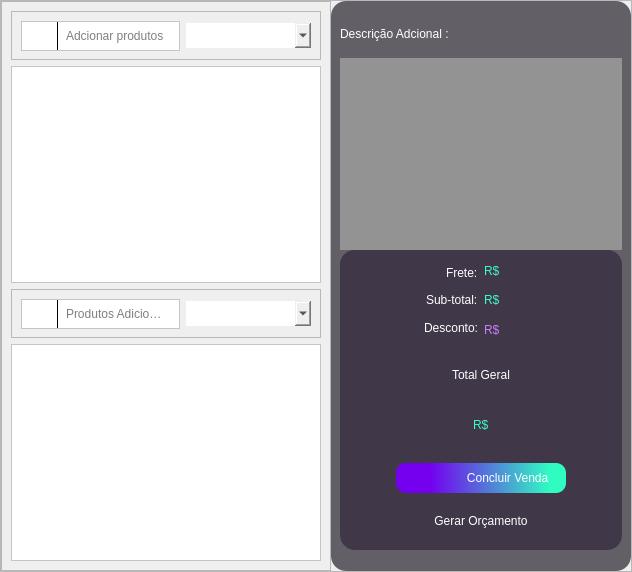
               <widget class="QFrame" name="frame_27">
                <property name="maximumSize">
                 <size>
                  <width>16777215</width>
                  <height>16777215</height>
                 </size>
                </property>
                <property name="frameShape">
                 <enum>QFrame::StyledPanel</enum>
                </property>
                <property name="frameShadow">
                 <enum>QFrame::Raised</enum>
                </property>
                <layout class="QHBoxLayout" name="horizontalLayout_16">
                 <property name="spacing">
                  <number>0</number>
                 </property>
                 <property name="leftMargin">
                  <number>0</number>
                 </property>
                 <property name="topMargin">
                  <number>0</number>
                 </property>
                 <property name="rightMargin">
                  <number>0</number>
                 </property>
                 <property name="bottomMargin">
                  <number>0</number>
                 </property>
                 <item>
                  <widget class="QFrame" name="frame_28">
                   <property name="frameShape">
                    <enum>QFrame::StyledPanel</enum>
                   </property>
                   <property name="frameShadow">
                    <enum>QFrame::Raised</enum>
                   </property>
                   <layout class="QVBoxLayout" name="verticalLayout_6">
                    <item>
                     <widget class="QFrame" name="frame_38">
                      <property name="frameShape">
                       <enum>QFrame::StyledPanel</enum>
                      </property>
                      <property name="frameShadow">
                       <enum>QFrame::Raised</enum>
                      </property>
                      <layout class="QHBoxLayout" name="horizontalLayout_19">
                       <property name="bottomMargin">
                        <number>8</number>
                       </property>
                       <item>
                        <widget class="QFrame" name="frame_30">
                         <property name="minimumSize">
                          <size>
                           <width>0</width>
                           <height>30</height>
                          </size>
                         </property>
                         <property name="maximumSize">
                          <size>
                           <width>16777215</width>
                           <height>40</height>
                          </size>
                         </property>
                         <property name="styleSheet">
                          <string notr="true">background-color:white;
color:black;</string>
                         </property>
                         <property name="frameShape">
                          <enum>QFrame::StyledPanel</enum>
                         </property>
                         <property name="frameShadow">
                          <enum>QFrame::Raised</enum>
                         </property>
                         <layout class="QHBoxLayout" name="horizontalLayout_18">
                          <property name="topMargin">
                           <number>0</number>
                          </property>
                          <property name="bottomMargin">
                           <number>0</number>
                          </property>
                          <item>
                           <widget class="QLabel" name="label_33">
                            <property name="minimumSize">
                             <size>
                              <width>20</width>
                              <height>20</height>
                             </size>
                            </property>
                            <property name="maximumSize">
                             <size>
                              <width>20</width>
                              <height>20</height>
                             </size>
                            </property>
                            <property name="styleSheet">
                             <string notr="true">border-image: url(:/iconteste/icons/loupe (1).png);
border-radius:12px;</string>
                            </property>
                            <property name="text">
                             <string/>
                            </property>
                           </widget>
                          </item>
                          <item>
                           <widget class="Line" name="line">
                            <property name="minimumSize">
                             <size>
                              <width>1</width>
                              <height>25</height>
                             </size>
                            </property>
                            <property name="maximumSize">
                             <size>
                              <width>1</width>
                              <height>16777215</height>
                             </size>
                            </property>
                            <property name="styleSheet">
                             <string notr="true">background-color:black;	</string>
                            </property>
                            <property name="orientation">
                             <enum>Qt::Vertical</enum>
                            </property>
                           </widget>
                          </item>
                          <item>
                           <widget class="QLineEdit" name="lineEdit">
                            <property name="minimumSize">
                             <size>
                              <width>0</width>
                              <height>25</height>
                             </size>
                            </property>
                            <property name="styleSheet">
                             <string notr="true">background-color:white;
font: 12pt &quot;MS Shell Dlg 2&quot;;
color:black;
border-radius:10px;</string>
                            </property>
                            <property name="placeholderText">
                             <string>Adcionar produtos</string>
                            </property>
                           </widget>
                          </item>
                         </layout>
                        </widget>
                       </item>
                       <item>
                        <widget class="QComboBox" name="comboBox_4">
                         <property name="minimumSize">
                          <size>
                           <width>125</width>
                           <height>25</height>
                          </size>
                         </property>
                         <property name="styleSheet">
                          <string notr="true">QComboBox {
	border: transparent;

}
QComboBox::drop-down:button{
border:transparent; background:transparent;
border-image: url(:/iconteste/icons/arrow-white.png);
width: 14,px;
height: 14px;
padding-top:1px;
margin-top:3px;

}

QComboBox QAbstractItemView{
	
	border:1px solid black;
	border-radius:0px;
 
	
}
</string>
                         </property>
                        </widget>
                       </item>
                      </layout>
                     </widget>
                    </item>
                    <item>
                     <widget class="QTableWidget" name="tableWidget_3">
                      <property name="styleSheet">
                       <string notr="true">background-color:white;
color:black;</string>
                      </property>
                     </widget>
                    </item>
                    <item>
                     <widget class="QFrame" name="frame_48">
                      <property name="frameShape">
                       <enum>QFrame::StyledPanel</enum>
                      </property>
                      <property name="frameShadow">
                       <enum>QFrame::Raised</enum>
                      </property>
                      <layout class="QHBoxLayout" name="horizontalLayout_27">
                       <property name="bottomMargin">
                        <number>8</number>
                       </property>
                       <item>
                        <widget class="QFrame" name="frame_49">
                         <property name="minimumSize">
                          <size>
                           <width>0</width>
                           <height>30</height>
                          </size>
                         </property>
                         <property name="maximumSize">
                          <size>
                           <width>16777215</width>
                           <height>40</height>
                          </size>
                         </property>
                         <property name="styleSheet">
                          <string notr="true">background-color:white;
color:black;</string>
                         </property>
                         <property name="frameShape">
                          <enum>QFrame::StyledPanel</enum>
                         </property>
                         <property name="frameShadow">
                          <enum>QFrame::Raised</enum>
                         </property>
                         <layout class="QHBoxLayout" name="horizontalLayout_28">
                          <property name="topMargin">
                           <number>0</number>
                          </property>
                          <property name="bottomMargin">
                           <number>0</number>
                          </property>
                          <item>
                           <widget class="QLabel" name="label_47">
                            <property name="minimumSize">
                             <size>
                              <width>20</width>
                              <height>20</height>
                             </size>
                            </property>
                            <property name="maximumSize">
                             <size>
                              <width>20</width>
                              <height>20</height>
                             </size>
                            </property>
                            <property name="styleSheet">
                             <string notr="true">border-image: url(:/iconteste/icons/loupe (1).png);
border-radius:12px;</string>
                            </property>
                            <property name="text">
                             <string/>
                            </property>
                           </widget>
                          </item>
                          <item>
                           <widget class="Line" name="line_3">
                            <property name="minimumSize">
                             <size>
                              <width>1</width>
                              <height>25</height>
                             </size>
                            </property>
                            <property name="maximumSize">
                             <size>
                              <width>1</width>
                              <height>16777215</height>
                             </size>
                            </property>
                            <property name="styleSheet">
                             <string notr="true">background-color:black;	</string>
                            </property>
                            <property name="orientation">
                             <enum>Qt::Vertical</enum>
                            </property>
                           </widget>
                          </item>
                          <item>
                           <widget class="QLineEdit" name="lineEdit_3">
                            <property name="minimumSize">
                             <size>
                              <width>0</width>
                              <height>25</height>
                             </size>
                            </property>
                            <property name="styleSheet">
                             <string notr="true">background-color:white;
font: 12pt &quot;MS Shell Dlg 2&quot;;
color:black;
border-radius:10px;</string>
                            </property>
                            <property name="placeholderText">
                             <string>Produtos Adicionados</string>
                            </property>
                           </widget>
                          </item>
                         </layout>
                        </widget>
                       </item>
                       <item>
                        <widget class="QComboBox" name="comboBox_5">
                         <property name="minimumSize">
                          <size>
                           <width>125</width>
                           <height>25</height>
                          </size>
                         </property>
                         <property name="styleSheet">
                          <string notr="true">QComboBox {
	border: transparent;

}
QComboBox::drop-down:button{
border:transparent; background:transparent;
border-image: url(:/iconteste/icons/arrow-white.png);
width: 14,px;
height: 14px;
padding-top:1px;
margin-top:3px;

}

QComboBox QAbstractItemView{
	
	border:1px solid black;
	border-radius:0px;
 
	
}
</string>
                         </property>
                        </widget>
                       </item>
                      </layout>
                     </widget>
                    </item>
                    <item>
                     <widget class="QListWidget" name="listWidget">
                      <property name="styleSheet">
                       <string notr="true">background-color:white;
color:black;</string>
                      </property>
                     </widget>
                    </item>
                   </layout>
                  </widget>
                 </item>
                 <item>
                  <widget class="QFrame" name="frame_29">
                   <property name="minimumSize">
                    <size>
                     <width>300</width>
                     <height>0</height>
                    </size>
                   </property>
                   <property name="maximumSize">
                    <size>
                     <width>350</width>
                     <height>16777215</height>
                    </size>
                   </property>
                   <property name="styleSheet">
                    <string notr="true">color: white;
background-color:#625f66;
border-radius:15px;</string>
                   </property>
                   <property name="frameShape">
                    <enum>QFrame::StyledPanel</enum>
                   </property>
                   <property name="frameShadow">
                    <enum>QFrame::Raised</enum>
                   </property>
                   <layout class="QVBoxLayout" name="verticalLayout_8">
                    <property name="spacing">
                     <number>0</number>
                    </property>
                    <property name="topMargin">
                     <number>0</number>
                    </property>
                    <property name="rightMargin">
                     <number>9</number>
                    </property>
                    <property name="bottomMargin">
                     <number>21</number>
                    </property>
                    <item alignment="Qt::AlignTop">
                     <widget class="QFrame" name="frame_37">
                      <property name="maximumSize">
                       <size>
                        <width>16777215</width>
                        <height>400</height>
                       </size>
                      </property>
                      <property name="frameShape">
                       <enum>QFrame::StyledPanel</enum>
                      </property>
                      <property name="frameShadow">
                       <enum>QFrame::Raised</enum>
                      </property>
                      <layout class="QVBoxLayout" name="verticalLayout_18">
                       <property name="spacing">
                        <number>17</number>
                       </property>
                       <property name="leftMargin">
                        <number>0</number>
                       </property>
                       <property name="topMargin">
                        <number>26</number>
                       </property>
                       <property name="rightMargin">
                        <number>0</number>
                       </property>
                       <property name="bottomMargin">
                        <number>0</number>
                       </property>
                       <item>
                        <widget class="QLabel" name="label">
                         <property name="maximumSize">
                          <size>
                           <width>400</width>
                           <height>25</height>
                          </size>
                         </property>
                         <property name="text">
                          <string>Descrição Adcional :</string>
                         </property>
                        </widget>
                       </item>
                       <item>
                        <widget class="QPlainTextEdit" name="plainTextEdit">
                         <property name="maximumSize">
                          <size>
                           <width>400</width>
                           <height>200</height>
                          </size>
                         </property>
                         <property name="styleSheet">
                          <string notr="true">background-color: rgb(147, 147, 147);
border-radius:0px;</string>
                         </property>
                        </widget>
                       </item>
                      </layout>
                     </widget>
                    </item>
                    <item>
                     <widget class="QFrame" name="frame_31">
                      <property name="minimumSize">
                       <size>
                        <width>0</width>
                        <height>300</height>
                       </size>
                      </property>
                      <property name="maximumSize">
                       <size>
                        <width>16777215</width>
                        <height>4000</height>
                       </size>
                      </property>
                      <property name="styleSheet">
                       <string notr="true">background-color:#403749;</string>
                      </property>
                      <property name="frameShape">
                       <enum>QFrame::StyledPanel</enum>
                      </property>
                      <property name="frameShadow">
                       <enum>QFrame::Raised</enum>
                      </property>
                      <layout class="QVBoxLayout" name="verticalLayout_10">
                       <property name="spacing">
                        <number>0</number>
                       </property>
                       <property name="leftMargin">
                        <number>0</number>
                       </property>
                       <property name="topMargin">
                        <number>0</number>
                       </property>
                       <property name="rightMargin">
                        <number>0</number>
                       </property>
                       <property name="bottomMargin">
                        <number>0</number>
                       </property>
                       <item>
                        <widget class="QFrame" name="frame_36">
                         <property name="frameShape">
                          <enum>QFrame::StyledPanel</enum>
                         </property>
                         <property name="frameShadow">
                          <enum>QFrame::Raised</enum>
                         </property>
                         <layout class="QHBoxLayout" name="horizontalLayout_17">
                          <item>
                           <widget class="QFrame" name="frame_32">
                            <property name="frameShape">
                             <enum>QFrame::StyledPanel</enum>
                            </property>
                            <property name="frameShadow">
                             <enum>QFrame::Raised</enum>
                            </property>
                            <layout class="QVBoxLayout" name="verticalLayout_16">
                             <property name="spacing">
                              <number>0</number>
                             </property>
                             <property name="leftMargin">
                              <number>0</number>
                             </property>
                             <property name="topMargin">
                              <number>0</number>
                             </property>
                             <property name="rightMargin">
                              <number>0</number>
                             </property>
                             <property name="bottomMargin">
                              <number>0</number>
                             </property>
                             <item alignment="Qt::AlignRight">
                              <widget class="QLabel" name="label_28">
                               <property name="text">
                                <string>Frete:</string>
                               </property>
                              </widget>
                             </item>
                             <item alignment="Qt::AlignRight">
                              <widget class="QLabel" name="label_26">
                               <property name="text">
                                <string>Sub-total:</string>
                               </property>
                              </widget>
                             </item>
                             <item alignment="Qt::AlignRight">
                              <widget class="QLabel" name="label_7">
                               <property name="text">
                                <string>Desconto:</string>
                               </property>
                              </widget>
                             </item>
                            </layout>
                           </widget>
                          </item>
                          <item>
                           <widget class="QFrame" name="frame_35">
                            <property name="frameShape">
                             <enum>QFrame::StyledPanel</enum>
                            </property>
                            <property name="frameShadow">
                             <enum>QFrame::Raised</enum>
                            </property>
                            <layout class="QVBoxLayout" name="verticalLayout_17">
                             <property name="leftMargin">
                              <number>0</number>
                             </property>
                             <property name="topMargin">
                              <number>0</number>
                             </property>
                             <property name="rightMargin">
                              <number>0</number>
                             </property>
                             <property name="bottomMargin">
                              <number>0</number>
                             </property>
                             <item>
                              <widget class="QLabel" name="label_9">
                               <property name="styleSheet">
                                <string notr="true">color:#39fdc5;</string>
                               </property>
                               <property name="text">
                                <string>R$ </string>
                               </property>
                              </widget>
                             </item>
                             <item>
                              <widget class="QLabel" name="label_30">
                               <property name="styleSheet">
                                <string notr="true">color:#39fdc5;</string>
                               </property>
                               <property name="text">
                                <string>R$</string>
                               </property>
                              </widget>
                             </item>
                             <item>
                              <widget class="QLabel" name="label_29">
                               <property name="styleSheet">
                                <string notr="true">color:#cb7efb;</string>
                               </property>
                               <property name="text">
                                <string>R$</string>
                               </property>
                              </widget>
                             </item>
                            </layout>
                           </widget>
                          </item>
                         </layout>
                        </widget>
                       </item>
                       <item>
                        <widget class="QFrame" name="frame_33">
                         <property name="frameShape">
                          <enum>QFrame::StyledPanel</enum>
                         </property>
                         <property name="frameShadow">
                          <enum>QFrame::Raised</enum>
                         </property>
                         <layout class="QVBoxLayout" name="verticalLayout_11">
                          <property name="spacing">
                           <number>0</number>
                          </property>
                          <property name="leftMargin">
                           <number>0</number>
                          </property>
                          <property name="topMargin">
                           <number>0</number>
                          </property>
                          <property name="rightMargin">
                           <number>0</number>
                          </property>
                          <property name="bottomMargin">
                           <number>0</number>
                          </property>
                          <item alignment="Qt::AlignHCenter">
                           <widget class="QLabel" name="label_31">
                            <property name="styleSheet">
                             <string notr="true">font: 14pt &quot;MS Shell Dlg 2&quot;;</string>
                            </property>
                            <property name="text">
                             <string>Total Geral</string>
                            </property>
                           </widget>
                          </item>
                          <item alignment="Qt::AlignHCenter">
                           <widget class="QLabel" name="label_32">
                            <property name="styleSheet">
                             <string notr="true">color:#39fdc5;
font: 14pt &quot;MS Shell Dlg 2&quot;;</string>
                            </property>
                            <property name="text">
                             <string>R$</string>
                            </property>
                           </widget>
                          </item>
                         </layout>
                        </widget>
                       </item>
                       <item alignment="Qt::AlignHCenter">
                        <widget class="QFrame" name="frame_34">
                         <property name="frameShape">
                          <enum>QFrame::StyledPanel</enum>
                         </property>
                         <property name="frameShadow">
                          <enum>QFrame::Raised</enum>
                         </property>
                         <layout class="QVBoxLayout" name="verticalLayout_12">
                          <property name="spacing">
                           <number>0</number>
                          </property>
                          <property name="leftMargin">
                           <number>0</number>
                          </property>
                          <property name="topMargin">
                           <number>0</number>
                          </property>
                          <property name="rightMargin">
                           <number>0</number>
                          </property>
                          <property name="bottomMargin">
                           <number>0</number>
                          </property>
                          <item>
                           <widget class="QPushButton" name="pushButton_10">
                            <property name="minimumSize">
                             <size>
                              <width>170</width>
                              <height>30</height>
                             </size>
                            </property>
                            <property name="maximumSize">
                             <size>
                              <width>300</width>
                              <height>16777215</height>
                             </size>
                            </property>
                            <property name="layoutDirection">
                             <enum>Qt::RightToLeft</enum>
                            </property>
                            <property name="styleSheet">
                             <string notr="true">


QPushButton{
border:1px;
background-color: qlineargradient(spread:pad, x1:0.0227727, y1:0.557, x2:1, y2:0.551, stop:0.181818 rgba(116, 0, 239, 255), stop:0.903409 rgba(48, 252, 194, 255));
border-radius:10px;
}
QPushButton::hover
{


border-width: 2px;

border-color: black;

}
QPushButton::pressed
{
border-style: outset;
border-width: 3px;
border-color: #30fcc2;
}
</string>
                            </property>
                            <property name="text">
                             <string>                Concluir Venda</string>
                            </property>
                            <property name="icon">
                             <iconset resource="../qrc/source.qrc">
                              <normaloff>:/iconteste/icons/right white arrow.png</normaloff>:/iconteste/icons/right white arrow.png</iconset>
                            </property>
                           </widget>
                          </item>
                          <item>
                           <widget class="QPushButton" name="pushButton_11">
                            <property name="minimumSize">
                             <size>
                              <width>0</width>
                              <height>30</height>
                             </size>
                            </property>
                            <property name="styleSheet">
                             <string notr="true">QPushButton{
border:0px;
border-radius:5px;
}
QPushButton::hover
{

background-color:#281c35;

}
QPushButton::pressed
{
border-style: outset;
border-width: 3px;
border-color: #30fcc2;
background-color:#625f66;
}</string>
                            </property>
                            <property name="text">
                             <string>Gerar Orçamento</string>
                            </property>
                            <property name="icon">
                             <iconset resource="../qrc/source.qrc">
                              <normaloff>:/iconteste/icons/invoice.png</normaloff>:/iconteste/icons/invoice.png</iconset>
                            </property>
                           </widget>
                          </item>
                         </layout>
                        </widget>
                       </item>
                      </layout>
                     </widget>
                    </item>
                   </layout>
                  </widget>
                 </item>
                </layout>
               </widget>
